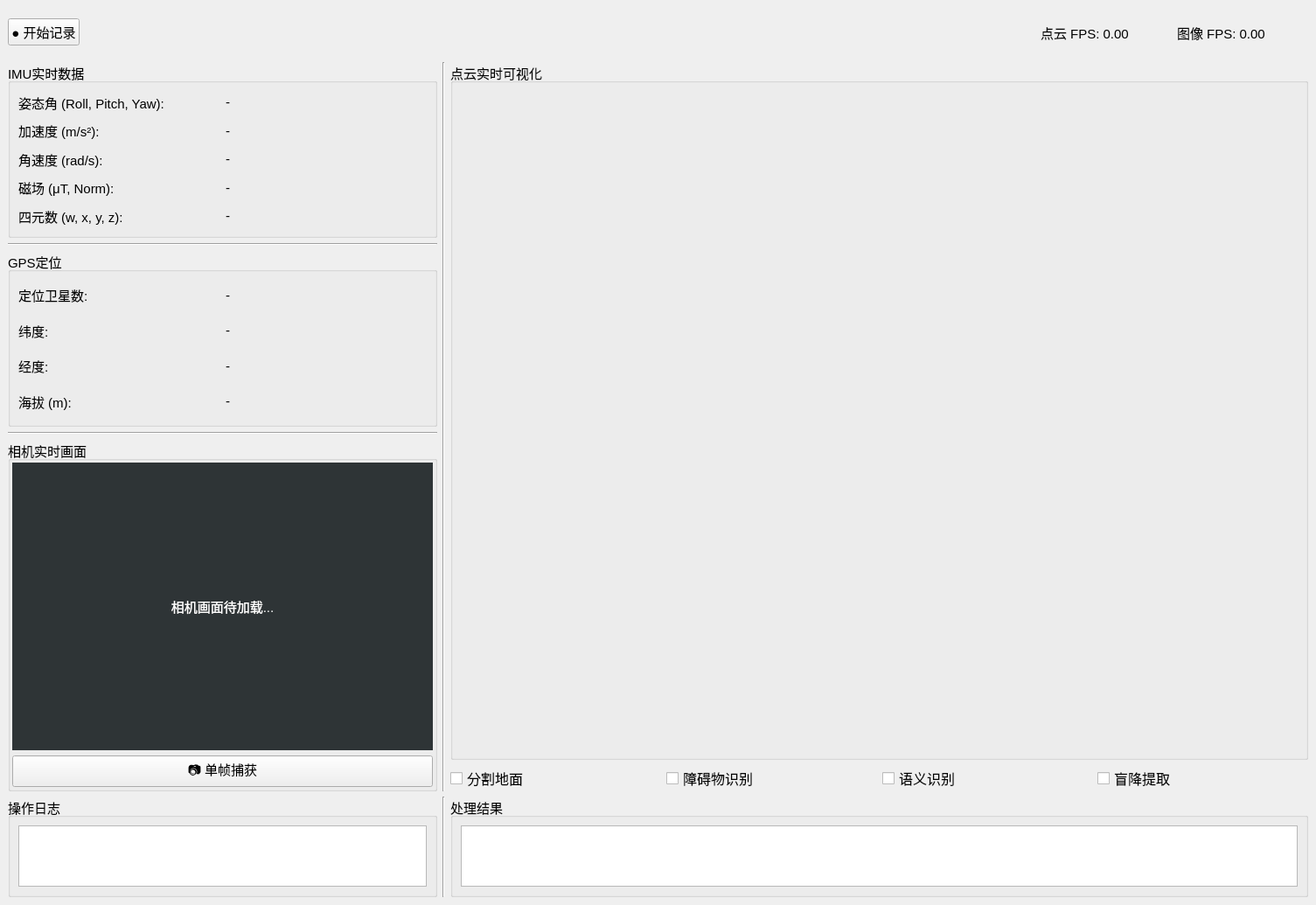
<?xml version="1.0" encoding="UTF-8"?>
<ui version="4.0">
 <class>MainWindow</class>
 <widget class="QMainWindow" name="MainWindow">
  <property name="geometry">
   <rect>
    <x>0</x>
    <y>0</y>
    <width>1505</width>
    <height>1035</height>
   </rect>
  </property>
  <property name="windowTitle">
   <string>AirPoint软件</string>
  </property>
  <widget class="QWidget" name="centralwidget">
   <layout class="QVBoxLayout" name="verticalLayout" stretch="1,15,2">
    <item>
     <layout class="QHBoxLayout" name="horizontalLayout">
      <item>
       <widget class="QPushButton" name="btn_record">
        <property name="font">
         <font>
          <pointsize>11</pointsize>
         </font>
        </property>
        <property name="text">
         <string>● 开始记录</string>
        </property>
        <property name="checkable">
         <bool>true</bool>
        </property>
       </widget>
      </item>
      <item>
       <spacer name="horizontalSpacer">
        <property name="orientation">
         <enum>Qt::Horizontal</enum>
        </property>
        <property name="sizeHint" stdset="0">
         <size>
          <width>40</width>
          <height>20</height>
         </size>
        </property>
       </spacer>
      </item>
      <item>
       <widget class="QLabel" name="fps_label">
        <property name="minimumSize">
         <size>
          <width>150</width>
          <height>0</height>
         </size>
        </property>
        <property name="maximumSize">
         <size>
          <width>150</width>
          <height>16777215</height>
         </size>
        </property>
        <property name="font">
         <font>
          <pointsize>11</pointsize>
         </font>
        </property>
        <property name="text">
         <string>点云 FPS: 0.00</string>
        </property>
       </widget>
      </item>
      <item>
       <widget class="QLabel" name="image_fps_label">
        <property name="minimumSize">
         <size>
          <width>150</width>
          <height>0</height>
         </size>
        </property>
        <property name="maximumSize">
         <size>
          <width>150</width>
          <height>16777215</height>
         </size>
        </property>
        <property name="font">
         <font>
          <pointsize>11</pointsize>
         </font>
        </property>
        <property name="text">
         <string>图像 FPS: 0.00</string>
        </property>
       </widget>
      </item>
     </layout>
    </item>
    <item>
     <layout class="QHBoxLayout" name="horizontalLayout_2" stretch="1,0,2">
      <item>
       <layout class="QVBoxLayout" name="verticalLayout_2" stretch="1,0,1,0,2">
        <item>
         <widget class="QGroupBox" name="imu_group">
          <property name="font">
           <font>
            <pointsize>11</pointsize>
           </font>
          </property>
          <property name="title">
           <string>IMU实时数据</string>
          </property>
          <layout class="QGridLayout" name="gridLayout">
           <item row="0" column="0">
            <widget class="QLabel" name="label">
             <property name="font">
              <font>
               <pointsize>11</pointsize>
              </font>
             </property>
             <property name="text">
              <string>姿态角 (Roll, Pitch, Yaw):</string>
             </property>
            </widget>
           </item>
           <item row="1" column="0">
            <widget class="QLabel" name="label_3">
             <property name="font">
              <font>
               <pointsize>11</pointsize>
              </font>
             </property>
             <property name="text">
              <string>加速度 (m/s²):</string>
             </property>
            </widget>
           </item>
           <item row="1" column="1">
            <widget class="QLabel" name="imu_labels_accel">
             <property name="font">
              <font>
               <pointsize>11</pointsize>
              </font>
             </property>
             <property name="text">
              <string>-</string>
             </property>
            </widget>
           </item>
           <item row="2" column="0">
            <widget class="QLabel" name="label_2">
             <property name="font">
              <font>
               <pointsize>11</pointsize>
              </font>
             </property>
             <property name="text">
              <string>角速度 (rad/s):</string>
             </property>
            </widget>
           </item>
           <item row="3" column="0">
            <widget class="QLabel" name="label_4">
             <property name="font">
              <font>
               <pointsize>11</pointsize>
              </font>
             </property>
             <property name="text">
              <string>磁场 (μT, Norm):</string>
             </property>
            </widget>
           </item>
           <item row="0" column="1">
            <widget class="QLabel" name="imu_labels_pose">
             <property name="font">
              <font>
               <pointsize>11</pointsize>
              </font>
             </property>
             <property name="text">
              <string>-</string>
             </property>
            </widget>
           </item>
           <item row="4" column="0">
            <widget class="QLabel" name="label_5">
             <property name="font">
              <font>
               <pointsize>11</pointsize>
              </font>
             </property>
             <property name="text">
              <string>四元数 (w, x, y, z):</string>
             </property>
            </widget>
           </item>
           <item row="2" column="1">
            <widget class="QLabel" name="imu_labels_gyro">
             <property name="font">
              <font>
               <pointsize>11</pointsize>
              </font>
             </property>
             <property name="text">
              <string>-</string>
             </property>
            </widget>
           </item>
           <item row="3" column="1">
            <widget class="QLabel" name="imu_labels_mag">
             <property name="font">
              <font>
               <pointsize>11</pointsize>
              </font>
             </property>
             <property name="text">
              <string>-</string>
             </property>
            </widget>
           </item>
           <item row="4" column="1">
            <widget class="QLabel" name="imu_labels_quat">
             <property name="text">
              <string>-</string>
             </property>
            </widget>
           </item>
          </layout>
         </widget>
        </item>
        <item>
         <widget class="Line" name="line_2">
          <property name="orientation">
           <enum>Qt::Horizontal</enum>
          </property>
         </widget>
        </item>
        <item>
         <widget class="QGroupBox" name="gps_group">
          <property name="font">
           <font>
            <pointsize>11</pointsize>
           </font>
          </property>
          <property name="title">
           <string>GPS定位</string>
          </property>
          <layout class="QGridLayout" name="gridLayout_2">
           <item row="0" column="0">
            <widget class="QLabel" name="label_6">
             <property name="text">
              <string>定位卫星数:</string>
             </property>
            </widget>
           </item>
           <item row="2" column="0">
            <widget class="QLabel" name="label_10">
             <property name="text">
              <string>经度:</string>
             </property>
            </widget>
           </item>
           <item row="2" column="1">
            <widget class="QLabel" name="gps_labels_lon">
             <property name="text">
              <string>-</string>
             </property>
            </widget>
           </item>
           <item row="1" column="0">
            <widget class="QLabel" name="label_8">
             <property name="text">
              <string>纬度:</string>
             </property>
            </widget>
           </item>
           <item row="0" column="1">
            <widget class="QLabel" name="gps_labels_sat">
             <property name="text">
              <string>-</string>
             </property>
            </widget>
           </item>
           <item row="1" column="1">
            <widget class="QLabel" name="gps_labels_lat">
             <property name="text">
              <string>-</string>
             </property>
            </widget>
           </item>
           <item row="3" column="0">
            <widget class="QLabel" name="label_12">
             <property name="text">
              <string>海拔 (m):</string>
             </property>
            </widget>
           </item>
           <item row="3" column="1">
            <widget class="QLabel" name="gps_labels_alt">
             <property name="text">
              <string>-</string>
             </property>
            </widget>
           </item>
          </layout>
         </widget>
        </item>
        <item>
         <widget class="Line" name="line">
          <property name="orientation">
           <enum>Qt::Horizontal</enum>
          </property>
         </widget>
        </item>
        <item>
         <widget class="QGroupBox" name="camera_group">
          <property name="font">
           <font>
            <pointsize>11</pointsize>
           </font>
          </property>
          <property name="title">
           <string>相机实时画面</string>
          </property>
          <layout class="QVBoxLayout" name="verticalLayout_4">
           <property name="leftMargin">
            <number>2</number>
           </property>
           <property name="topMargin">
            <number>2</number>
           </property>
           <property name="rightMargin">
            <number>2</number>
           </property>
           <property name="bottomMargin">
            <number>2</number>
           </property>
           <item>
            <widget class="QLabel" name="camera_label">
             <property name="font">
              <font>
               <pointsize>11</pointsize>
              </font>
             </property>
             <property name="styleSheet">
              <string notr="true">background-color: rgb(46, 52, 54);
color: rgb(255, 255, 255);</string>
             </property>
             <property name="text">
              <string>相机画面待加载...</string>
             </property>
             <property name="alignment">
              <set>Qt::AlignCenter</set>
             </property>
             <property name="margin">
              <number>0</number>
             </property>
            </widget>
           </item>
           <item>
            <widget class="QPushButton" name="btn_snap">
             <property name="text">
              <string>📷 单帧捕获</string>
             </property>
            </widget>
           </item>
          </layout>
         </widget>
        </item>
       </layout>
      </item>
      <item>
       <widget class="Line" name="line_3">
        <property name="orientation">
         <enum>Qt::Vertical</enum>
        </property>
       </widget>
      </item>
      <item>
       <layout class="QVBoxLayout" name="vboxlayout" stretch="7,1">
        <item>
         <widget class="QGroupBox" name="pc_group">
          <property name="font">
           <font>
            <pointsize>11</pointsize>
           </font>
          </property>
          <property name="title">
           <string>点云实时可视化</string>
          </property>
          <layout class="QVBoxLayout" name="pc_group_layout"/>
         </widget>
        </item>
        <item>
         <layout class="QHBoxLayout" name="horizontalLayout_3">
          <item>
           <widget class="QCheckBox" name="checkBox_process_cloud">
            <property name="font">
             <font>
              <pointsize>12</pointsize>
             </font>
            </property>
            <property name="text">
             <string>分割地面</string>
            </property>
           </widget>
          </item>
          <item>
           <widget class="QCheckBox" name="checkBox_obstacle_recog">
            <property name="font">
             <font>
              <pointsize>12</pointsize>
             </font>
            </property>
            <property name="text">
             <string>障碍物识别</string>
            </property>
            <property name="checked">
             <bool>false</bool>
            </property>
           </widget>
          </item>
          <item>
           <widget class="QCheckBox" name="checkBox_semantics">
            <property name="font">
             <font>
              <pointsize>12</pointsize>
             </font>
            </property>
            <property name="text">
             <string>语义识别</string>
            </property>
           </widget>
          </item>
          <item>
           <widget class="QCheckBox" name="checkBox_landing">
            <property name="font">
             <font>
              <pointsize>12</pointsize>
             </font>
            </property>
            <property name="text">
             <string>盲降提取</string>
            </property>
           </widget>
          </item>
         </layout>
        </item>
       </layout>
      </item>
     </layout>
    </item>
    <item>
     <layout class="QHBoxLayout" name="horizontalLayout_4" stretch="1,0,2">
      <item>
       <widget class="QGroupBox" name="log_group">
        <property name="font">
         <font>
          <pointsize>11</pointsize>
         </font>
        </property>
        <property name="title">
         <string>操作日志</string>
        </property>
        <layout class="QVBoxLayout" name="verticalLayout_3">
         <item>
          <widget class="QPlainTextEdit" name="log_text">
           <property name="readOnly">
            <bool>true</bool>
           </property>
          </widget>
         </item>
        </layout>
       </widget>
      </item>
      <item>
       <widget class="Line" name="line_4">
        <property name="orientation">
         <enum>Qt::Vertical</enum>
        </property>
       </widget>
      </item>
      <item>
       <widget class="QGroupBox" name="groupBox">
        <property name="font">
         <font>
          <pointsize>11</pointsize>
         </font>
        </property>
        <property name="title">
         <string>处理结果</string>
        </property>
        <layout class="QVBoxLayout" name="verticalLayout_5">
         <item>
          <widget class="QPlainTextEdit" name="result_text"/>
         </item>
        </layout>
       </widget>
      </item>
     </layout>
    </item>
   </layout>
  </widget>
  <widget class="QMenuBar" name="menubar">
   <property name="geometry">
    <rect>
     <x>0</x>
     <y>0</y>
     <width>1505</width>
     <height>25</height>
    </rect>
   </property>
  </widget>
 </widget>
 <resources/>
 <connections/>
</ui>
